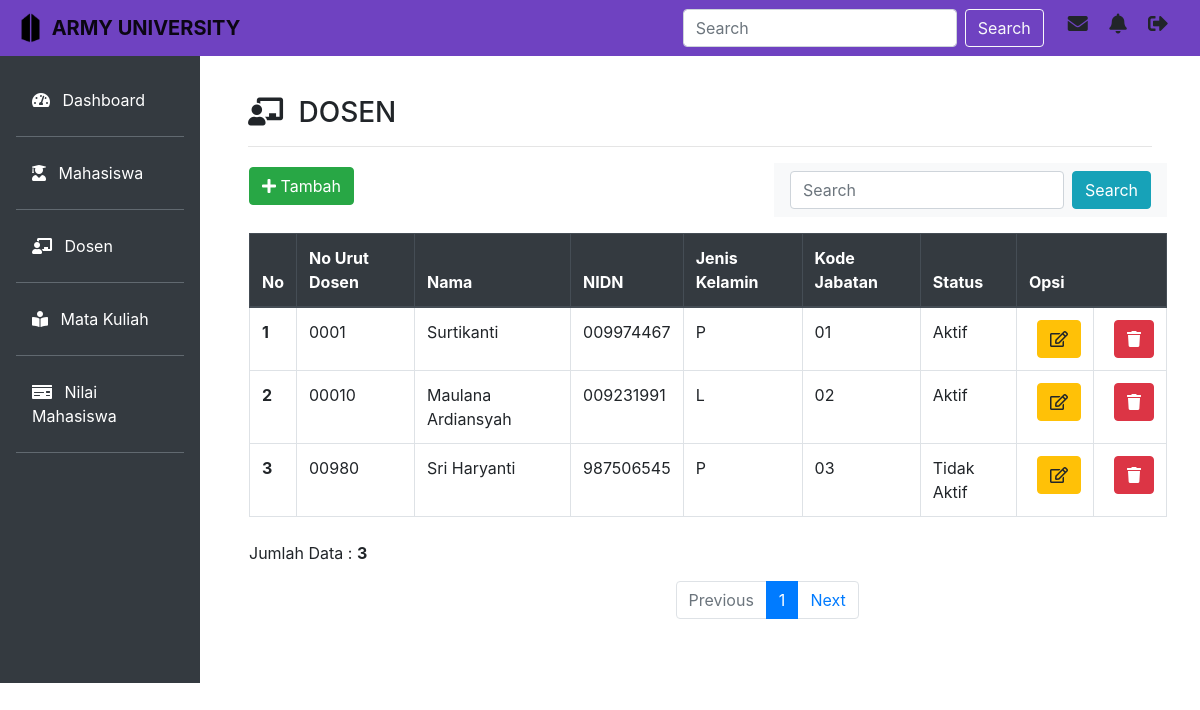
/dosen/dosen.php, run on the app's committed database.
### tables this page shows
CREATE TABLE IF NOT EXISTS `m_dosen` (
  `kd_dosen` varchar(10) NOT NULL DEFAULT '',
  `nama` varchar(132) DEFAULT NULL,
  `nidn` varchar(20) DEFAULT NULL,
  `jk` varchar(2) DEFAULT NULL,
  `kd_jabatan_dosen` varchar(2) DEFAULT NULL,
  `status` varchar(12) DEFAULT NULL
);

### dosen/dosen.php (the view, shortened to what this page needs)
<!doctype html>
<html lang="en">
  <head>
    <link rel="stylesheet" href="https://cdn.jsdelivr.net/npm/bootstrap@4.6.0/dist/css/bootstrap.min.css">
    <link rel="stylesheet" type="text/css" href="../style.css">
    <link rel="stylesheet" type="text/css" href="../fontawesome-free/css/all.min.css">
  </head>
  <body>
    <nav class="navbar navbar-expand-lg navbar-light fixed-top" style="background-color: #6f42c1;">
      <a class="navbar-brand" href="#">
        <img src="../img/army.png" width="30" height="30" class="d-inline-block align-top" alt="">
        <b>ARMY UNIVERSITY</b>
      </a>
      <form class="form-inline my-2 my-lg-0 ml-auto">
        <input class="form-control mr-sm-2" type="search" placeholder="Search" aria-label="Search">
        <button class="btn btn-outline-light my-2 my-sm-0" type="submit">Search</button>
      </form>
      <div class="icon ml-4">
        <h5>
          <i class="fas fa-envelope mr-3" data-toggle="tooltip" title="Inbox"></i>
          <i class="fas fa-bell mr-3" data-toggle="tooltip" title="Notification"></i>
          <i class="fas fa-sign-out-alt mr-3" data-toggle="tooltip" title="Log Out"></i>
        </h5>
      </div>
    </nav>
    <div class="row no-gutters mt-5">
      <div class="col-md-2 bg-dark mt-2 pr-3 pt-4">
        <ul class="nav flex-column ml-3 mb-5">
          <li class="nav-item">
            <a class="nav-link active text-white" href="../dashboard.php"><i class="fas fa-tachometer-alt mr-2"></i> Dashboard</a><hr class="bg-secondary">
          </li>
          <li class="nav-item">
            <a class="nav-link text-white" href="../mahasiswa/mahasiswa.php"><i class="fas fa-user-graduate mr-2"></i> Mahasiswa</a><hr class="bg-secondary">
          </li>
          <li class="nav-item">
            <a class="nav-link text-white" href="dosen.php"><i class="fas fa-chalkboard-teacher mr-2"></i> Dosen</a><hr class="bg-secondary">
          </li>
          <li class="nav-item">
            <a class="nav-link text-white" href="../matakuliah/matakuliah.php"><i class="fas fa-book-reader mr-2"></i> Mata Kuliah</a><hr class="bg-secondary">
          </li>
          <li class="nav-item">
            <a class="nav-link text-white" href="../nilai/nilai.php"><i class="fas fa-money-check mr-2"></i> Nilai Mahasiswa</a><hr class="bg-secondary">
          </li>
        </ul>
      </div>
      <div class="col-md-10 p-5 pt-4">
        <h3><i class="fas fa-chalkboard-teacher mr-2"></i> DOSEN</h3><hr>
        <div class="row">
          <div class="button-tambah ml-3 mt-1">
            <a class="btn btn-success" href="tambah.php" role="button"><i class="fas fa-plus"></i> Tambah</a>
          </div>
          <nav class="navbar navbar-light bg-light ml-auto">
            <form class="form-inline" action="" method="post">
              <input class="form-control mr-sm-2" type="text" placeholder="Search" aria-label="Search" name="cari">
              <button type="button" class="btn btn-info" type="submit">Search</button>
            </form>
          </nav>
          <div class="table-responsive mt-3 ml-3">
            <table class="table table-bordered">
              <thead class="thead-dark">
                <tr>
                  <th scope="col">No</th>
                  <th scope="col">No Urut Dosen</th>
                  <th scope="col">Nama</th>
                  <th scope="col">NIDN</th>
                  <th scope="col">Jenis Kelamin</th>
                  <th scope="col">Kode Jabatan</th>
                  <th scope="col">Status</th>
                  <th colspan="2" scope="col">Opsi</th>
                </tr>
              </thead>
              <tbody>
                <?php
                include '../koneksi.php';
                $batas = 5;
                $hal = @$_GET['hal'];
                if(empty($hal)){
                  $posisi = 0;
                  $hal    = 1;
                } else {
                  $posisi = ($hal - 1) * $batas;
                }
                $no = 1;
                if($_SERVER['REQUEST_METHOD'] == "POST") {
                  $cari = trim(mysqli_real_escape_string($koneksi,$_POST['cari']));
                  if($cari != ''){
                    $sql      = "SELECT * FROM m_dosen where nama like '%$cari%'";
                    $query    = $sql;
                    $queryJml = $sql;
                  } else {
                    $query    = "SELECT * FROM m_dosen LIMIT $posisi, $batas";
                    $queryJml = "SELECT * FROM  m_dosen";
                    $no       = $posisi + 1;
                  }
                } else {
                  $query    = "SELECT * FROM m_dosen LIMIT $posisi, $batas";
                  $queryJml = "SELECT * FROM m_dosen";
                  $no       = $posisi + 1;
                }
                $prev = $hal - 1;
                $next = $hal + 1;
                $sql_dosen = mysqli_query($koneksi, $query) or die (mysqli_error($koneksi));
                if(mysqli_num_rows($sql_dosen) > 0) {
                  while($d = mysqli_fetch_array($sql_dosen)) {
                ?>
                <tr>
                  <th scope="row"><?php echo $no++; ?></th>
                  <td><?php echo $d['kd_dosen']; ?></td>
                  <td><?php echo $d['nama']; ?></td>
                  <td><?php echo $d['nidn']; ?></td>
                  <td><?php echo $d['jk']; ?></td>
                  <td><?php echo $d['kd_jabatan_dosen']; ?></td>
                  <td><?php echo $d['status']; ?></td>
                  <td>
                    <a class="btn btn-warning ml-2" href="edit.php?kd_dosen=<?php echo $d['kd_dosen']; ?>" role="button"><i class="far fa-edit"></i></a>
                  </td>
                  <td>
                    <a class="btn btn-danger ml-2" href="hapus.php?kd_dosen=<?php echo $d['kd_dosen']; ?>" role="button"><i class="fas fa-trash"></i></a>
                  </td>
                </tr>
                <?php
                  }
                } else {
                  echo "<tr><td colspan=\"13\" align=\"center\">Data tidak ditemukan!</td></tr>";
                } ?>
              </tbody>
            </table>
          </div>
          <?php
          if(isset($_POST['cari'])) {
            echo "<div class=\"cr ml-3\" style=\"float:left;\">";
            $jml = mysqli_num_rows(mysqli_query($koneksi, $queryJml));
            echo "Data Hasil Pencarian : <b>$jml</b>";
            echo "</div>";
          } else {
          ?>
          <div class="pg ml-3 pt-2" style="float:left;">
            <?php
            $jml = mysqli_num_rows(mysqli_query($koneksi,$queryJml));
            echo "Jumlah Data : <b>$jml</b>";
          ?>
          </div>
          <div class="page mt-5 mx-auto">
            <nav aria-label="Page navigation example">
              <ul class="pagination justify-content-end">
                <li class="page-item disabled">
                  <a class="page-link" <?php if($hal > 1) { echo "href='?hal=$prev'"; } ?> tabindex="-1" aria-disabled="true">Previous</a>
                </li>
                <?php
                $jml_hal = ceil($jml / $batas);
                for($x=1; $x<=$jml_hal; $x++) {
                  if($x != $hal) {
                ?>
                <li class="page-item"><a class="page-link" href="?hal=<?php echo $x  ?>"><?php echo $x; ?></a></li>
                <?php
                } else {
                ?>
                <li class="page-item active"><a class="page-link"><?php echo $x; ?></a></li>
                <?php
                  }
                } ?>
                <li class="page-item">
                  <a class="page-link" <?php if($hal < $jml_hal) {
                    echo "href='?hal=$next'"; } ?>>Next</a>
                </li>
              </ul>
            </nav>
          </div>
        <?php } ?>
        </div>
      </div>
    </div>
  </body>
</html>

### data on the page
m_dosen: kd_dosen "0001", nama "Surtikanti", nidn "009974467", jk "P", kd_jabatan_dosen "01", status "Aktif"
m_dosen: kd_dosen "00010", nama "Maulana Ardiansyah", nidn "009231991", jk "L", kd_jabatan_dosen "02", status "Aktif"
m_dosen: kd_dosen "00980", nama "Sri Haryanti", nidn "987506545", jk "P", kd_jabatan_dosen "03", status "Tidak Aktif"

### other printed values
$jml "3"
